Frame 1 (no input): blank canvas, image omitted
Frame 60 (the mouse pressed at the canvas centre just before this capture): blank canvas, image omitted
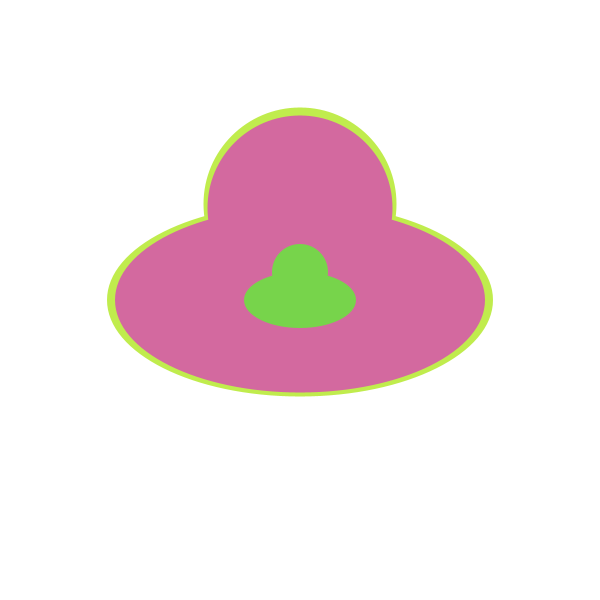
Frame 120 (the mouse held since frame 60 and released just before this capture)

The Processing sketch whose frames 1 and 60 were blank and that drew this single picture after the mouse press (run headless with seeded random() and noise(); from frame 60 on, the mouse is pressed at the canvas centre):

// Processing sketch: mouseInput_drawingFunction
// ── mouseInput_drawingFunction.pde
color c;
int xPos, yPos;
int xVel;

void setup(){
 size(600, 600);
 smooth();
 background(255);
}

void draw(){
  if(mousePressed){
  c = color(random(255), random(255), random(255));
  int s = int(random(20, 200));
  drawShip(c, mouseX, mouseY, s);
  
  }
}

//void mousePressed(){
//  c = color(random(255), random(255), random(255));
//  int s = int(random(20, 200));
//  drawShip(c, mouseX, mouseY, s); 
//}

void drawShip(color col, int x, int y, int size){
  noStroke();
  fill(col);
  ellipse(x,y, size*2, size);
  ellipse(x, y-(size/2), size, size);
}
